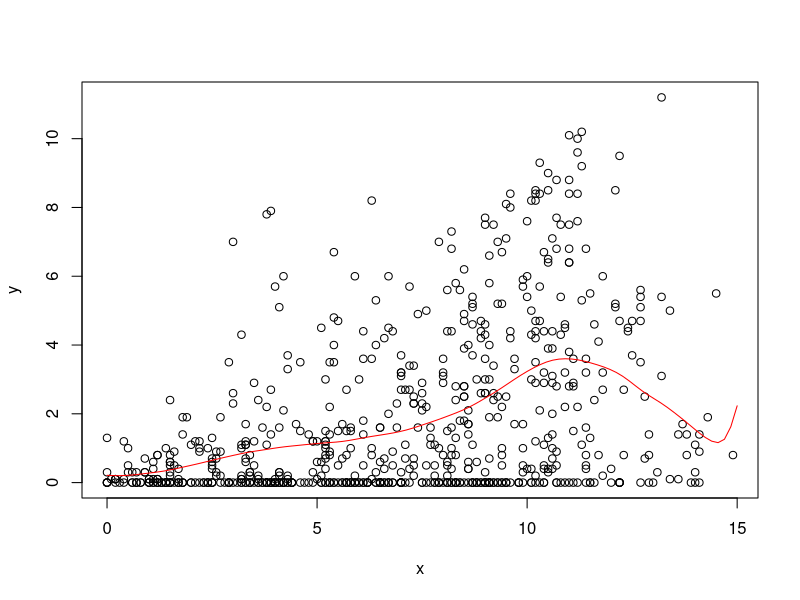
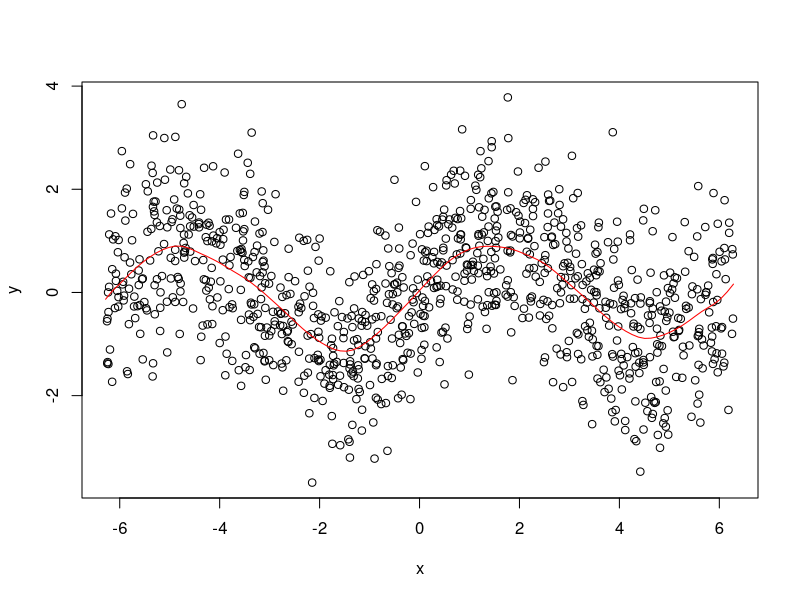

These charts were generated, in order, by the following R code:
# STAT-S 610
# LAB 3
# 2020-10-02
# https://jfukuyama.github.io/teaching/stat610/assignments/lab3.pdf

# --- functions --- #

#' @param x (numeric) vector of same length as y
#' @param y (numeric) vector of same length as y
#' @param z (numeric) vector, can be of a different length
#' @param omega (numeric) must be a scalar
#' @return (numeric) vector of the same length as z
llr <- function(x, y, z, omega) {
  fits <- sapply(z, compute_f_hat, x, y, omega)
  return(fits)
}

#' @param z (numeric) must be a scalar
#' @param x (numeric) vector of the same length as y
#' @param y (numeric) vector of the same length as x
#' @param omega (numeric) must be a scalar
#' @return (numeric) scalar
compute_f_hat <- function(z, x, y, omega) {
  Wz <- make_weight_matrix(z, x, omega)
  X <- make_predictor_matrix(x)
  f_hat <- c(1, z) %*% solve(t(X) %*% Wz %*% X) %*% t(X) %*% Wz %*% y
  return(f_hat)
}

#' @param z (numeric) must be a scalar
#' @param x (numeric) vector of arbitrary length
#' @param omega (numeric) must be a scalar
#' @return (numeric) a diagonal matrix
make_weight_matrix <- function(z, x, omega) {
  r <- abs(x - z) / omega  # this is a vector of the same length as x
  w <- sapply(r, W)  # this is a vector of the same length as x and r
  Wz <- diag(w)  # this is a diagonal matrix with elements from w
  return(Wz)
}

#' @param r (numeric) must be a scalar
#' @return (numeric) scalar
W <- function(r) {
  if (abs(r) < 1) {
    return((1 - abs(r) ** 3) ** 3)
  } else {
    return(0)
  }
}

#' @param x (numeric) vector of arbitrary length
#' @return (numeric) matrix with 2 columns and rows equal to length of x
make_predictor_matrix <- function(x) {
  n <- length(x)
  return(cbind(rep(1, n), x))
}


# --- example 1 --- #

# get the data
data(french_fries, package = 'reshape2')
french_fries <- na.omit(french_fries)

# input data
x <- french_fries$potato
y <- french_fries$buttery

# space along which to smooth
z <- seq(0, 15, length.out = 100)

# run smoothing
fits <- llr(z = z, x = x, y = y, omega = 2)

# plot the data and the smoother
plot(x, y)
lines(z, fits, col = 'red')


# --- example 2 --- #

# noisy sine wave
x <- runif(1000, -2 * pi, 2 * pi)
y <- sin(x) + rnorm(length(x))

# space along which to smooth
z <- seq(-2 * pi, 2 * pi, length.out = 100)

# run smoothing
fits <- llr(z = z, x = x, y = y, omega = pi / 3)

# plot the data and the smoother
plot(x, y)
lines(z, fits, col = 'red')
